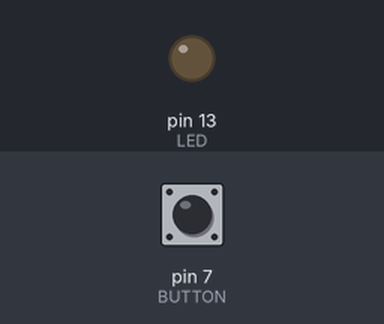
This sketch was run on a simulated Arduino Uno, built with avr-gcc and run on an emulated ATmega328P. Shown: output pins drawn as LEDs (lit = HIGH). The test bench sets the inputs (shaded band); at power-on: pin 7 (BUTTON) LOW.

Above: at 1.2 s.
1.3 s: pin 7 (BUTTON) pulled HIGH for 0.15 s
At 2.5 s:
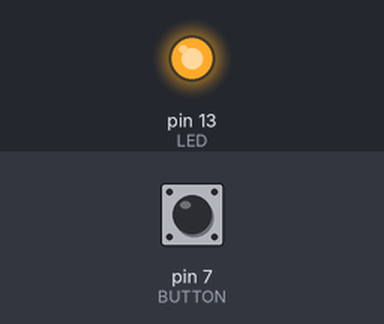
2.9 s: pin 7 (BUTTON) pulled HIGH for 1 s
At 3.8 s:
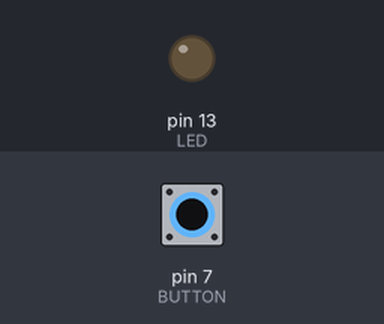
5.4 s: pin 7 (BUTTON) pulled HIGH for 3.2 s
At 5.7 s:
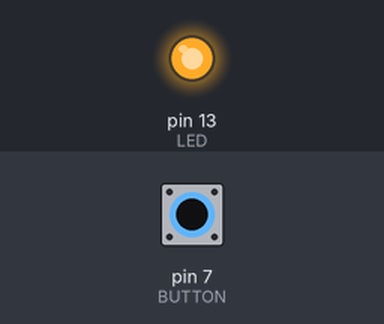
Timing chart, 0 to 8.4 s (numbered marks = the images above; inputs shaded):
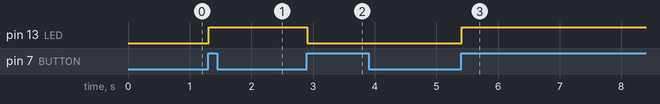

The sketch:

Push_Button.ino
```cpp
int LED = 13;
int BUTTON = 7;

int button_val = 0;
int old_button_val = 0;
int state = 0;

void setup() {
  pinMode(LED, OUTPUT);
  pinMode(BUTTON, INPUT);
}

void loop() {
  button_val = digitalRead(BUTTON);

  if ((button_val == HIGH) && (old_button_val == LOW)) {
    state = 1 - state;
    delay(10);
  }

  old_button_val = button_val;

  if (state == 1) {
    digitalWrite(LED, HIGH);
  } else {
    digitalWrite(LED, LOW);
  }

}
```

Measured:
- after the input at 1.3 s, pin 13 (LED): LOW → HIGH at once
- after the input at 2.9 s, pin 13 (LED): HIGH → LOW at once
- after the input at 5.4 s, pin 13 (LED): LOW → HIGH at once
